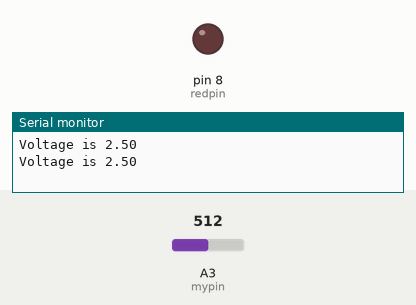
A sketch run on a simulated Arduino Uno, built with avr-gcc and run on an emulated ATmega328P. Parts: output pins drawn as LEDs (lit = HIGH), the last lines printed to the serial monitor. The inputs (shaded band) are chosen by the test bench; at power-on: A3 (mypin) = 512.

Above: at 1.5 s.
1.6 s: A3 (mypin) set to 710
3.4 s: A3 (mypin) set to 733
At 4.9 s:
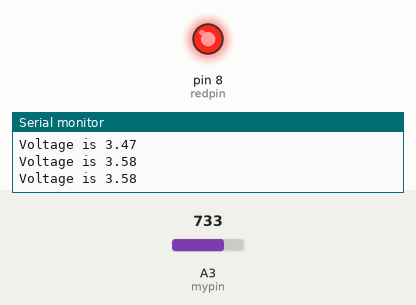
5.2 s: A3 (mypin) set to 716
At 6.3 s:
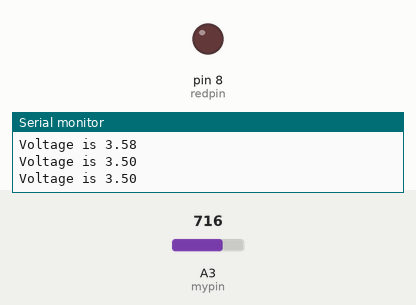
6.7 s: A3 (mypin) set to 900
At 7.5 s:
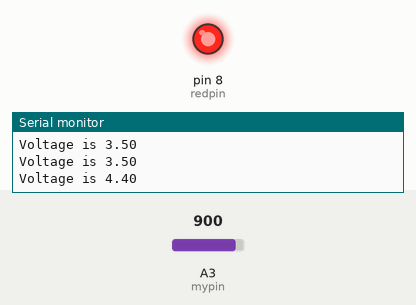
Timing chart, 0 to 9.2 s (numbered marks = the images above; inputs shaded):
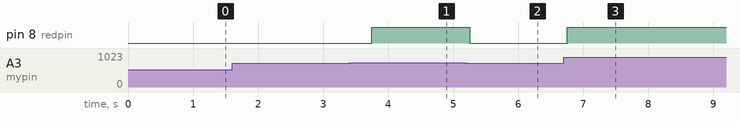

The sketch:

Led_voltage_warning.ino
```cpp
int mypin = A3;
int redpin = 8;
float  valueread;
float v2;
int wait = 750;
void setup() {
  // put your setup code here, to run once:
Serial.begin(9600);
pinMode (mypin, INPUT);
pinMode (redpin, OUTPUT);
}

void loop() {
  // put your main code here, to run repeatedly:
valueread = analogRead (mypin);
v2 = (5. / 1023.) * valueread;
Serial.print ("Voltage is ");
Serial.println (v2);
if (v2 > 3.5)
{
  digitalWrite (redpin, HIGH);
}
if (v2 <= 3.5)
{
  digitalWrite (redpin, LOW);
}
delay (wait);
}
```

Measured:
- the behaviour switches between 716 and 717 on A3 (mypin) (found by bisection; images 0 and 1)
- after the input at 3.4 s, pin 8 (redpin): LOW → HIGH after 0.35 s
- after the input at 5.2 s, pin 8 (redpin): HIGH → LOW after 0.05 s
- after the input at 6.7 s, pin 8 (redpin): LOW → HIGH after 0.06 s
